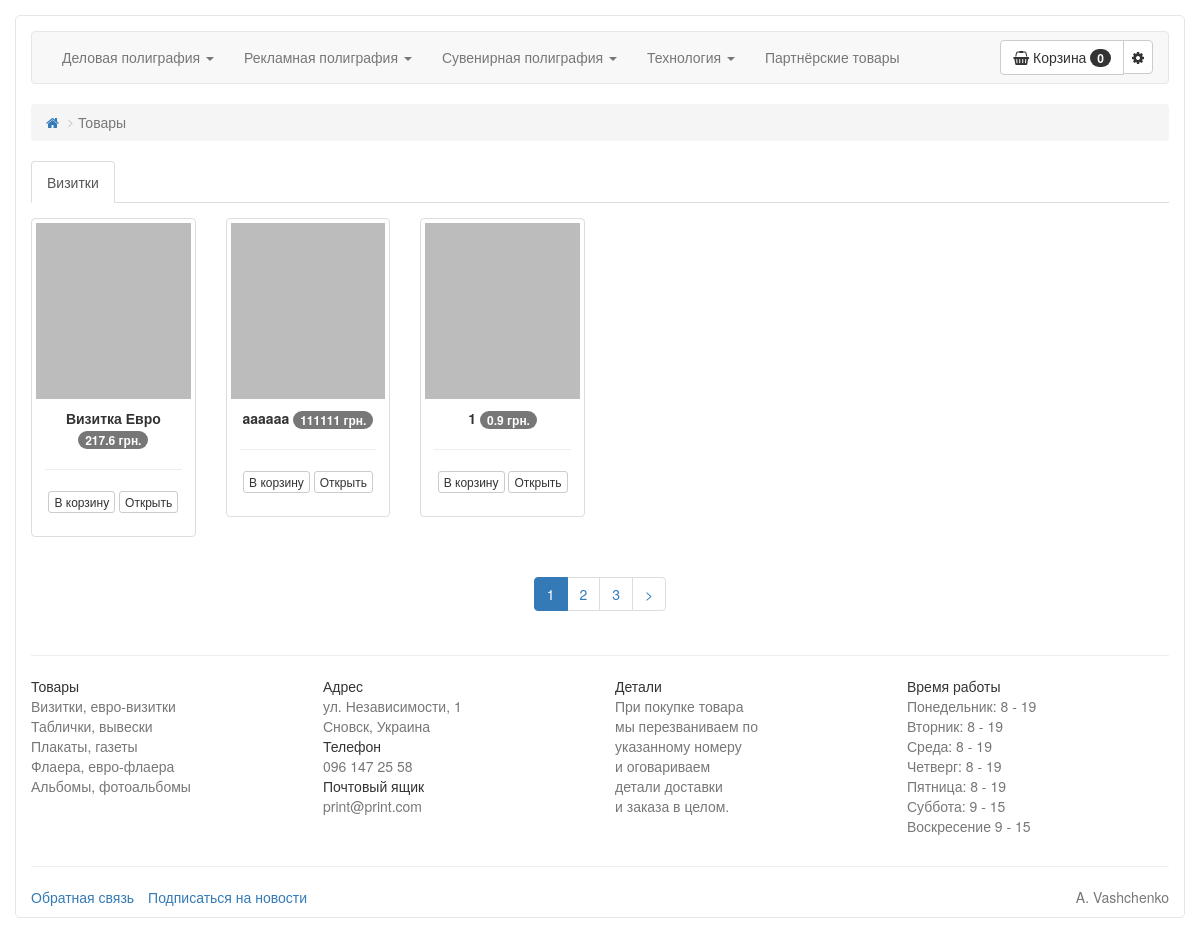
The app's page /item/all/1/1 with its own data.
### tables this page shows
CREATE TABLE IF NOT EXISTS `print_sections` (
  `id` int(11) NOT NULL AUTO_INCREMENT,
  `section` varchar(50) DEFAULT NULL,
  `category` varchar(50) DEFAULT NULL,
  PRIMARY KEY (`id`)
);

CREATE TABLE IF NOT EXISTS `print_items` (
  `id` int(11) NOT NULL AUTO_INCREMENT,
  `title` varchar(255) DEFAULT NULL,
  `section_id` int(11) DEFAULT '1',
  `price` float DEFAULT '0',
  `discount` float DEFAULT '0',
  `quantity` int(11) DEFAULT '1',
  `description` varchar(255) DEFAULT NULL,
  `about` varchar(255) DEFAULT NULL,
  `video` varchar(255) DEFAULT NULL,
  `is_new` int(1) DEFAULT NULL,
  `availability` int(1) DEFAULT NULL,
  `date` timestamp NULL DEFAULT CURRENT_TIMESTAMP,
  PRIMARY KEY (`id`)
);

### Controller/BaseController.php (called while the page is built, shortened)
<?php
class BaseController
{
    protected $name = 'index';
    protected $data;
    protected function render($templateName)
    {
        $data = $this->data;
        include SITE_DIR . DS . "View" . DS . $this->name . DS . $templateName . '.php';
    }
    protected function nav() {
        $sectionModel = new SectionModel();
        $this->data['categories'] = $sectionModel->getCategoriesList();
        $this->data['sections'] = $sectionModel->getSectionsList();
    }
}

### Controller/ItemController.php (called while the page is built, shortened)
<?php
class ItemController extends BaseController
{
    public function all($id)
    {
        $this->nav();
        $itemModel = new ItemModel();
        $this->data['items'] = $itemModel->getAll($id[0], $id[1]);
        $this->render('items');
    }
}

### Common/DB.php (called while the page is built, shortened)
<?php
class DB
{
    protected $connection;
    public function __construct()
    {
        $this->connection = new \mysqli(DB_HOST, DB_USER, DB_PASS, DB_NAME);
        $this->connection->set_charset("utf8");
    }
    public function query($sql)
    {
        $result = $this->connection->query($sql);
        $data = array();
        while ($row = mysqli_fetch_assoc($result)) {
            $data[] = $row;
        }
        return $data;
    }
}

### Model/SectionModel.php (called while the page is built, shortened)
<?php
class SectionModel extends BaseModel
{
    protected $table = 'print_sections';
    public function getSectionsList()
    {
        $result = $this->db->query("SELECT * FROM `{$this->table}`;");
        return $result;
    }
}

### Model/ItemModel.php (called while the page is built, shortened)
<?php
class ItemModel extends BaseModel
{
    protected $table = 'print_items';
    public function getAll($id, $page = 1)
    {
        $id = intval($id);
        $page = intval($page);
        $offset = ($page - 1) * PAGINATION;
        $limit = PAGINATION;
        $result = $this->db->query("SELECT * FROM `{$this->table}` WHERE `section_id` = {$id} LIMIT {$limit} OFFSET {$offset};");
        return $result;
    }
}

### View/item/items.php (the view)
<ol class="breadcrumb">
    <li><a href="/">
            <i class="fa fa-home"></i>
        </a></li>
    <li class="active">Товары</li>
</ol>
<ul class="nav nav-tabs">
    <?php foreach ($data['sections'] as $section) : ?>
        <?php if ($data['id'][0] == $section['id']) : ?>
            <li class="active">
                <a><?php echo $section['section']; ?></a>
            </li>
        <?php endif; ?>
    <?php endforeach; ?>
</ul>
<div class="tab-content">
    <?php if ($data['items']) : ?>
        <div class="row masonry" data-columns>
            <?php foreach ($data['items'] as $item) : ?>
                <div>
                    <div class="thumbnail">
                        <a href="/item/show/<?php echo $item['id']; ?>"><img
                            src="<?php \Common\Convert::image($item['id'])?>" width="260" height="273"></a>
                        <div class="caption" align="center">
                            <b><?php echo $item['title']; ?></b>
                            <span
                                class="badge"><?php echo round($item['price'] - ($item['price'] * $item['discount']), 1); ?>
                                грн.</span>
                            <hr>
                            <p>
                                <a data-id="<?php echo $item['id']; ?>"
                                   class="add-item-to-cart btn btn-default btn-xs">В корзину</a>
                                <a href="/item/show/<?php echo $item['id']; ?>"
                                   class="btn btn-default btn-xs" ">Открыть</a>
                            </p>
                        </div>
                    </div>
                </div>
            <?php endforeach; ?>
        </div>
    <?php endif; ?>
</div>
<div align="center"><?php echo $data['pagination']->get(); ?></div>

### webroot/css/style.css (style rules this page uses)
.nav-tabs { margin-bottom: 15px; }
@media screen and (min-width: 1200px) { .masonry[data-columns]::before { content: '6 .col-xs-2'; } }
.breadcrumb > li + li::before { content: "\f105"; font-family: FontAwesome; }

### records on screen
print_sections: section "Визитки"
print_items: title "Визитка Евро", $item['price'] - ($item['price'] * $item['discount']) "217.6"
print_items: title "aaaaaa", $item['price']-($item['price']*$item['discount']) "111111"
print_items: title "1", $item['price'] - ($item['price'] * $item['discount']) "0.9"

### other values on screen
$category['category'] "Деловая полиграфия"
$category['category'] "Рекламная полиграфия"
$category['category'] "Сувенирная полиграфия"
$category['category'] "Технология"
$this->current_page "1"
$text "2 3 >"
